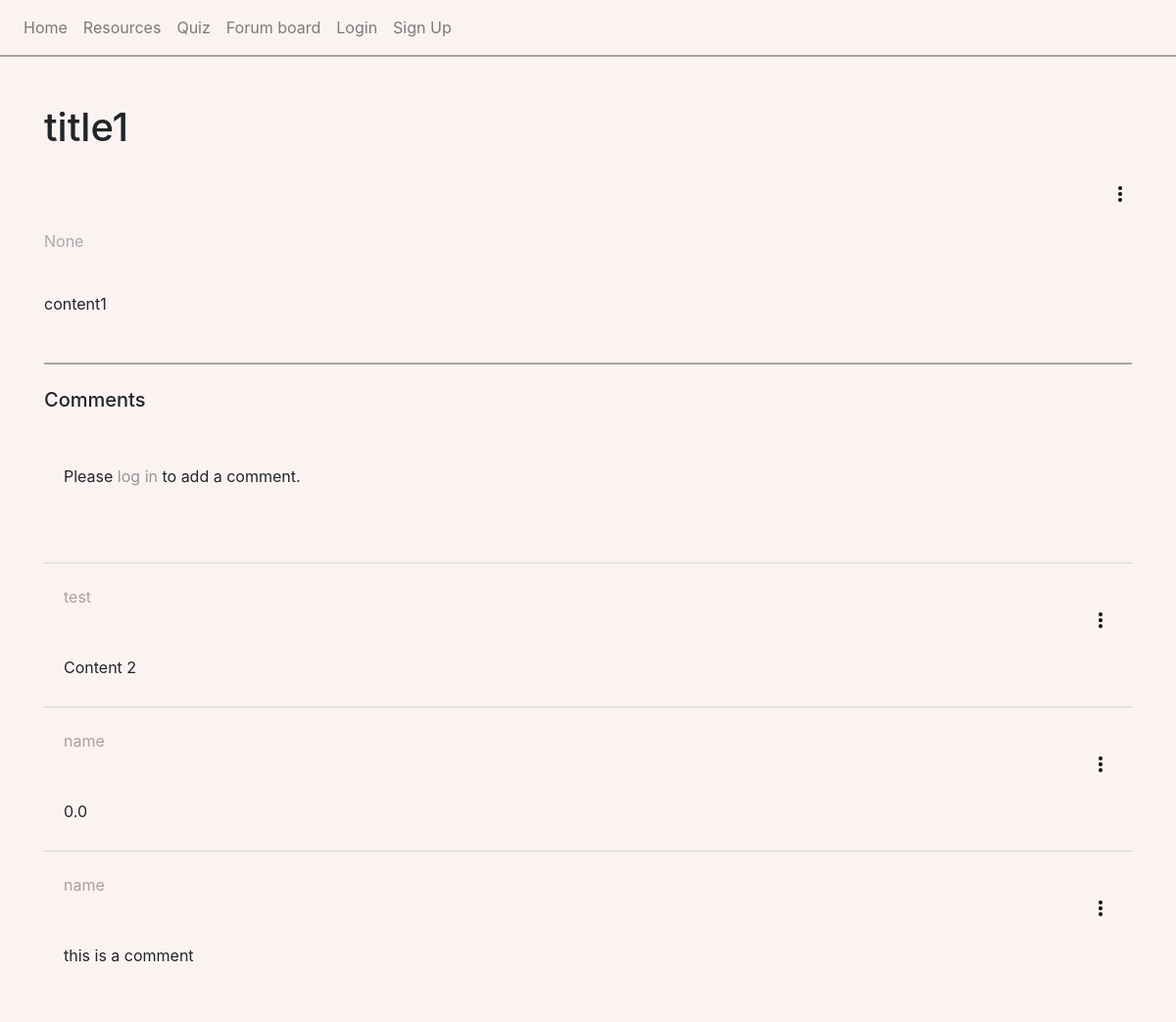
/forum/1/, run on an earlier commit of the app's database.
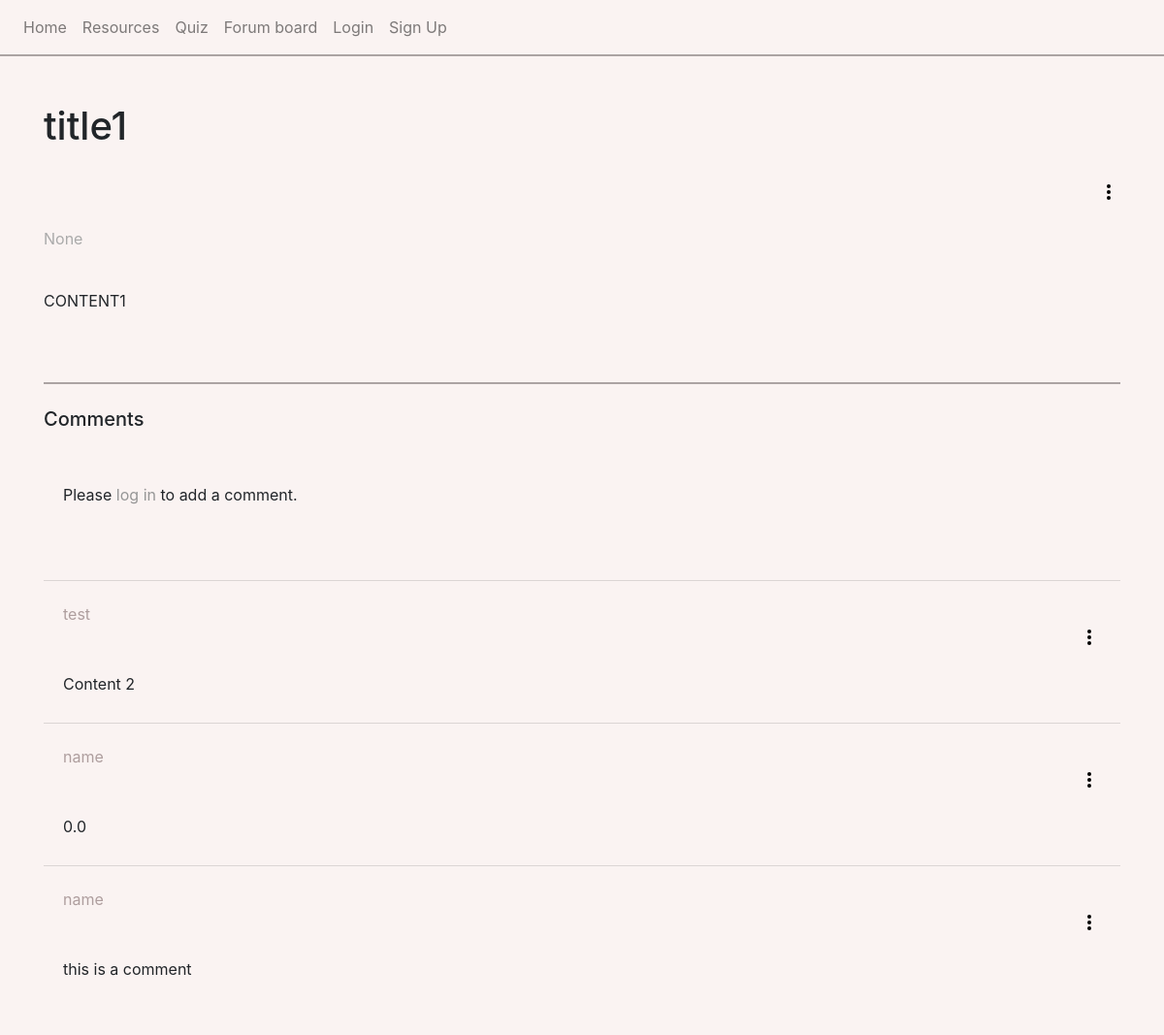
And on a later commit of the database.
### tables this page shows
CREATE TABLE forum_posts (postID INTEGER PRIMARY KEY, userID INTEGER REFERENCES user (userID), title TEXT, content TEXT, post_date TIMESTAMP DEFAULT (CURRENT_TIMESTAMP));

CREATE TABLE comments (comID INTEGER PRIMARY KEY, userID INTEGER REFERENCES user (userID), postID INTEGER REFERENCES forum_posts (postID), content TEXT, com_date TIMESTAMP DEFAULT (CURRENT_TIMESTAMP));

CREATE TABLE user (userID INTEGER PRIMARY KEY, email TEXT, username TEXT, password TEXT, profile_pic TEXT);

### website/views.py (the view, shortened to what this page needs)
@views.route('/forum/<id>/', methods=['GET', 'POST'])
def forum(id):
    if id == 'home':
        sql = 'SELECT * FROM forum_posts;'
        posts = query_db(sql)
        if posts:
            return render_template('forumHome.html', posts=posts)
        else:
            return render_template('forumHome.html', posts='No posts are currently available')
    else:
        id = int(id)
        sql_post = '''SELECT f.title, f.content, f.post_date, u.username, u.userID, u.profile_pic
        FROM user u
        LEFT JOIN forum_posts f on u.userID = f.userID
        WHERE f.postID = ?;'''
        post_data = query_db(sql_post, (id,), one=True)
        if not post_data: # post doesn't exist
            flash('Post not available.', category='error')
            return redirect(url_for('views.forum', id = 'home'))
        sql_comment = '''SELECT c.*, u.username
        FROM comments c
        LEFT JOIN user u ON c.userID = u.userID
        WHERE c.postID = ?;'''
        comment_data = query_db(sql_comment, (id,))
        return render_template('forum.html', postID = id,
        title = post_data[0],
        content = post_data[1],
        date = post_data[2],
        username = post_data[3],
        userID = post_data[4],
        profile_pic = post_data[5], comments = comment_data)

### website/views.py (called while the page is built)
def query_db(sql, args=(), one=False):
    db = sqlite3.connect('web.db')
    cursor = db.cursor()
    cursor.execute(sql, args)
    results = cursor.fetchall()
    db.commit()
    db.close()
    return (results[0] if results else None) if one else results

### website/templates/forum.html
{% extends "base.html" %} {% block title %}{{ title }}{% endblock %}
{% block content %}
<br><br>
<h1>{{ title }}</h1>
{% include "dotPost.html" with context %}
<p class="date">{{ date }}</p>
<br>
<pre>{{ content }}</pre>
<br><br>
<div style='border-top:2px solid #aba3a3'>
    <br>
    <h5>Comments</h5>
    <br>
    <div>
        <ul class="list-group list-group-flush" id="comments">
            <li class="list-group-item custom-bg comment">
                {% if 'user' in session %}
                        <button class="comment-btn" onclick="document.getElementById('commentBox').classList.toggle('hidden');">▶ Click to add your comment...</button>
                        <div id="commentBox" class="comment-box hidden">
                            <form method="POST" action="{{ url_for('views.comments', id='create') }}">
                                <input type="hidden" name="postID" value="{{ postid }}">
                                <textarea
                                name="comment"
                                id="comment"
                                placeholder="Write your comment here..."></textarea><br>
                                <button type="submit" class="submit-comment">Submit Comment</button>
                            </form>
                        </div>
                    {% else %}
                        <p>Please <a href="{{ url_for('auth.login') }}" class="custom-link-underline">log in</a> to add a comment.</p>
                    {% endif %}
                    <br><br>
            </li>
            {% for comment in comments %}
            <li class="list-group-item custom-bg comment">
                <p class="inline" style="color: rgb(174, 158, 158)">{{ comment[5] }}</p>
                {% include "dotComment.html" %}
                <p>{{ comment[3] }}</p>
            </li>
            {% endfor %}
        </ul>
    </div>
</div><br><br>
{% endblock %}

### website/templates/base.html (shortened to what this page needs)
<!DOCTYPE html>
<html lang="en">
<head>
    <link
      rel="stylesheet"
      href="https://stackpath.bootstrapcdn.com/bootstrap/4.4.1/css/bootstrap.min.css"
    />
    <link
      rel="stylesheet"
      href="https://stackpath.bootstrapcdn.com/font-awesome/4.7.0/css/font-awesome.min.css"
    />
    <link rel="stylesheet" href= "{{ url_for('static',filename='styles.css') }}">
</head>
<body class="custom-bg">
  <nav class = "navbar navbar-expand-lg navbar-light custom-bg">
    <div class="collapse navbar-collapse" id="navbar">
      <div class="navbar-nav">
        <a class="nav-item nav-link" id="home" href="/">Home</a>
        <a class="nav-item nav-link" id="resources" href="/resources">Resources</a>
        <a class="nav-item nav-link" id="quiz" href="/quiz/home">Quiz</a>
        <a class="nav-item nav-link" id="forum" href="/forum/home">Forum board</a>
        {% if session.get('user') %}
          <a class="nav-item nav-link" id="logout" href="/logout">Logout</a>
        {% else %}
          <a class="nav-item nav-link" id="login" href="/login">Login</a>
          <a class="nav-item nav-link" id="signup" href="/sign-up">Sign Up</a>
        {% endif %}
      </div>
    </div>
  </nav>
  <div class="container custom-bg">
    {% block content %}
    {% endblock %}
  </div>
</body>
</html>

### website/templates/dotPost.html (shortened to what this page needs)
<div class="container mt-5 inline">
    <div class="dropdown" align="right">
        <button class="dot-btn" id="dropdownMenuButton" data-toggle="dropdown" aria-haspopup="true" aria-expanded="false">
            <span class="navbar-toggler-icon"></span>
            <div class="dots">
                <span></span>
                <span></span>
                <span></span>
            </div>
        </button>
    </div>
</div>

### website/templates/dotComment.html (shortened to what this page needs)
<div class="container mt-5 inline">
    <div class="dropdown" align="right">
        <button class="dot-btn" id="dropdownMenuButton" data-toggle="dropdown" aria-haspopup="true" aria-expanded="false">
            <span class="navbar-toggler-icon"></span>
            <div class="dots">
                <span></span>
                <span></span>
                <span></span>
            </div>
        </button>
    </div>
</div>

### website/static/styles.css (style rules this page uses)
.custom-bg { background-color: #faf3f2; }
.inline { display: inline; }
.navbar { border-bottom:2px solid #aba3a3; }
.date { color: rgb(170, 170, 170) }
pre { font-family: inherit; font-size: inherit; white-space: pre-wrap; margin: 0; }
.custom-link-underline { color: rgb(150, 150, 150); text-decoration: none; }
.comment { margin-top : 10px; }
.dot-btn { background: none; border: none; color: inherit; padding: 0; cursor: pointer; display: inline-block; position: relative; width: 24px; height: 24px; }
.dot-btn .dots { display: inline-block; position: absolute; top: 50%; left: 50%; transform: translate(-50%, -50%); }
.dot-btn .dots span { display: block; width: 4px; height: 4px; background-color: black; border-radius: 50%; margin: 2px 0; }

What changed in the data, as far as the page shows it:
changed forum_posts "title1": content "content1" → "CONTENT1"
